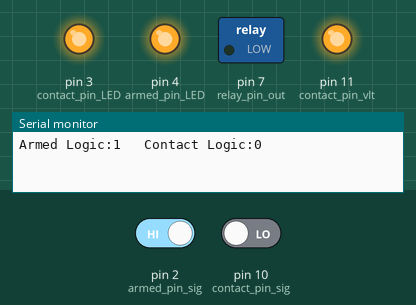
This sketch was run on a simulated Arduino Uno, built with avr-gcc and run on an emulated ATmega328P. Parts: switched loads named in the sketch (green lamp = pin HIGH), output pins drawn as LEDs (lit = HIGH), the last lines printed to the serial monitor. Dashed ring = blinking. Inputs (shaded band) come from the test bench; at power-on: pin 2 (armed_pin_sig) HIGH, pin 10 (contact_pin_sig) LOW.

Above: at 1.2 s.
1.3 s: pin 2 (armed_pin_sig) driven LOW
At 2.5 s:
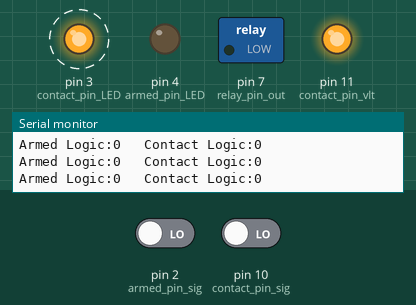
3.1 s: pin 10 (contact_pin_sig) driven HIGH
At 3.9 s:
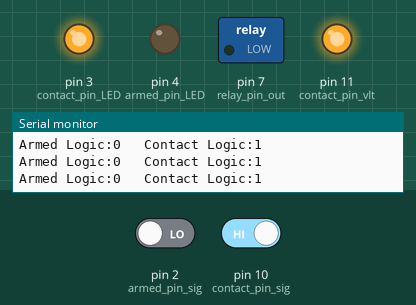
6.1 s: pin 10 (contact_pin_sig) driven LOW
At 7.6 s:
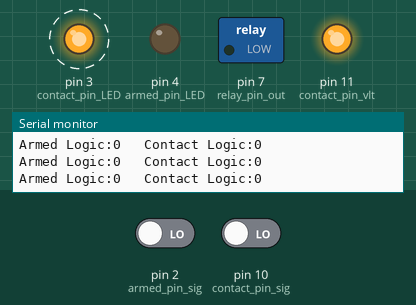
7.9 s: pin 2 (armed_pin_sig) driven HIGH
At 9.1 s:
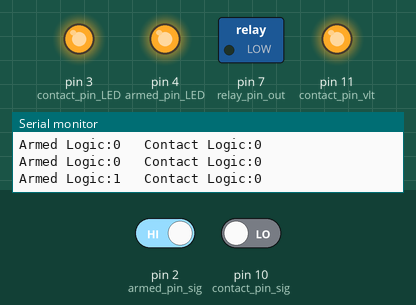
9.4 s: pin 2 (armed_pin_sig) driven LOW and pin 10 (contact_pin_sig) driven HIGH
At 10.8 s:
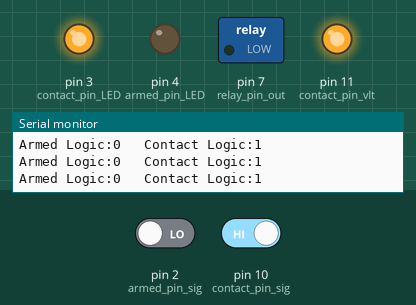
Timing chart, 0 to 12.4 s (numbered marks = the images above; inputs shaded):
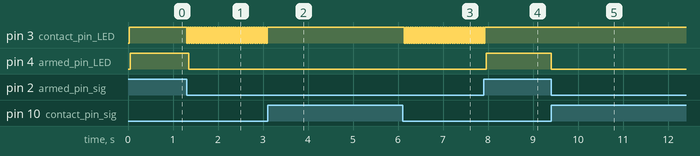

Measured:
- after the input at 1.3 s, pin 3 (contact_pin_LED): alternates HIGH for 0.03 s and LOW for 0.03 s, starting at once; pin 4 (armed_pin_LED): HIGH → LOW after 0.05 s
- after the input at 3.1 s, pin 3 (contact_pin_LED): stops changing and stays HIGH
- after the input at 6.1 s, pin 3 (contact_pin_LED): alternates HIGH for 0.03 s and LOW for 0.03 s, starting at once
- after the input at 7.9 s, pin 3 (contact_pin_LED): goes on until 7.9 s, then stays HIGH; pin 4 (armed_pin_LED): LOW → HIGH after 0.06 s
- after the input at 9.4 s, pin 4 (armed_pin_LED): HIGH → LOW at once

The sketch:

GRITcode.ino
```cpp
//GRIT code
//Wesley Chambers
//20 July 2018
//
//29 September 2025
//Modification by Brandon Doyle:
//  - Falling event now triggers on falling edge of contact_pin_sig, not
//    simply logical LOW. This is to avoid immediately firing the solenoid if
//    someone should accidentally flip the arm switch before mounting GRIT.
//  - 4 minute cooldown replaced with infinite while loop. Is there a reason
//    we were letting GRIT reset itself? Maybe there is and I just haven't
//    thought of it! But if not, let's not let it do that, IMO.


//Macros for detecing signal rising/falling edges. Added by Brandon.
//#define RE(signal, state) (state=(state<<1)|(signal&1)&3)==1 //Rising edge. Unused. Uncomment if needed.
#define FE(signal, state) (state=(state<<1)|(signal&1)&3)==2   //Falling edge.

//Pin assignments

int relay_pin_out = 7;

int armed_pin_sig = 2;

int contact_pin_vlt = 11;
int contact_pin_sig = 10;
int contact_pin_gnd = 9;

int armed_pin_LED = 4;
int contact_pin_LED = 3;

// Brandon moved these out of the loop:
bool ARMED_LOGIC   = false;
bool CONTACT_LOGIC = false;


void setup() {
  // put your setup code here, to run once:

  pinMode(armed_pin_sig, INPUT);

  pinMode(relay_pin_out, OUTPUT);

  pinMode(contact_pin_sig, INPUT);
  pinMode(contact_pin_vlt, OUTPUT);
  pinMode(contact_pin_gnd, OUTPUT);

  pinMode(armed_pin_LED, OUTPUT);
  pinMode(contact_pin_LED, OUTPUT);

  //Initialize pin states

  digitalWrite(relay_pin_out, LOW);

  digitalWrite(contact_pin_vlt, HIGH);
  digitalWrite(contact_pin_gnd, LOW);

  digitalWrite(armed_pin_LED, LOW);
  digitalWrite(contact_pin_LED, HIGH);

  Serial.begin(9600);
}

void loop() {
    // Read armed and contact logic
  ARMED_LOGIC   = digitalRead(armed_pin_sig);
  CONTACT_LOGIC = digitalRead(contact_pin_sig); //This is still okay even with my edits because we're not in the while loop yet. -Brandon

    // Show Logic by print and LED
  Serial.print("Armed Logic:");
  Serial.print(ARMED_LOGIC);
  Serial.print("\t Contact Logic:");
  Serial.println(CONTACT_LOGIC);

    //Contact Light indication
  if(CONTACT_LOGIC==true){
       digitalWrite(contact_pin_LED, HIGH);    }
  if(CONTACT_LOGIC==false){
       digitalWrite(contact_pin_LED,  LOW);
       delay(25);
       digitalWrite(contact_pin_LED,  HIGH);
       delay(25);}
  if(ARMED_LOGIC==false){
       digitalWrite(armed_pin_LED,  LOW);    }


  while(ARMED_LOGIC==true){

      // Read armed and contact logic
       ARMED_LOGIC   = digitalRead(armed_pin_sig);
       //CONTACT_LOGIC = digitalRead(contact_pin_sig);  //Now handled in Falling Edge detection -Brandon

       digitalWrite(armed_pin_LED,  HIGH);

       // Falling event: triggers on falling edge (hehe) of signal from contact_pin_sig
       if( FE(digitalRead(contact_pin_sig),CONTACT_LOGIC) ){ // FE() stores current state and checks for falling edge
              //Activating Launcher
            delay(50);
            digitalWrite(relay_pin_out,   HIGH);
            Serial.print("### Firing Solenoid ### \n");
            //Pulse length
            delay(150);
            digitalWrite(relay_pin_out, LOW);

            //delay(240000);   // 4 min cooldown (enough time to turn off the arm or power switch)
            while(true);       // infinity min cooldown. Just Brandon's suggestion, take or leave :)
    }
  }

}
```
